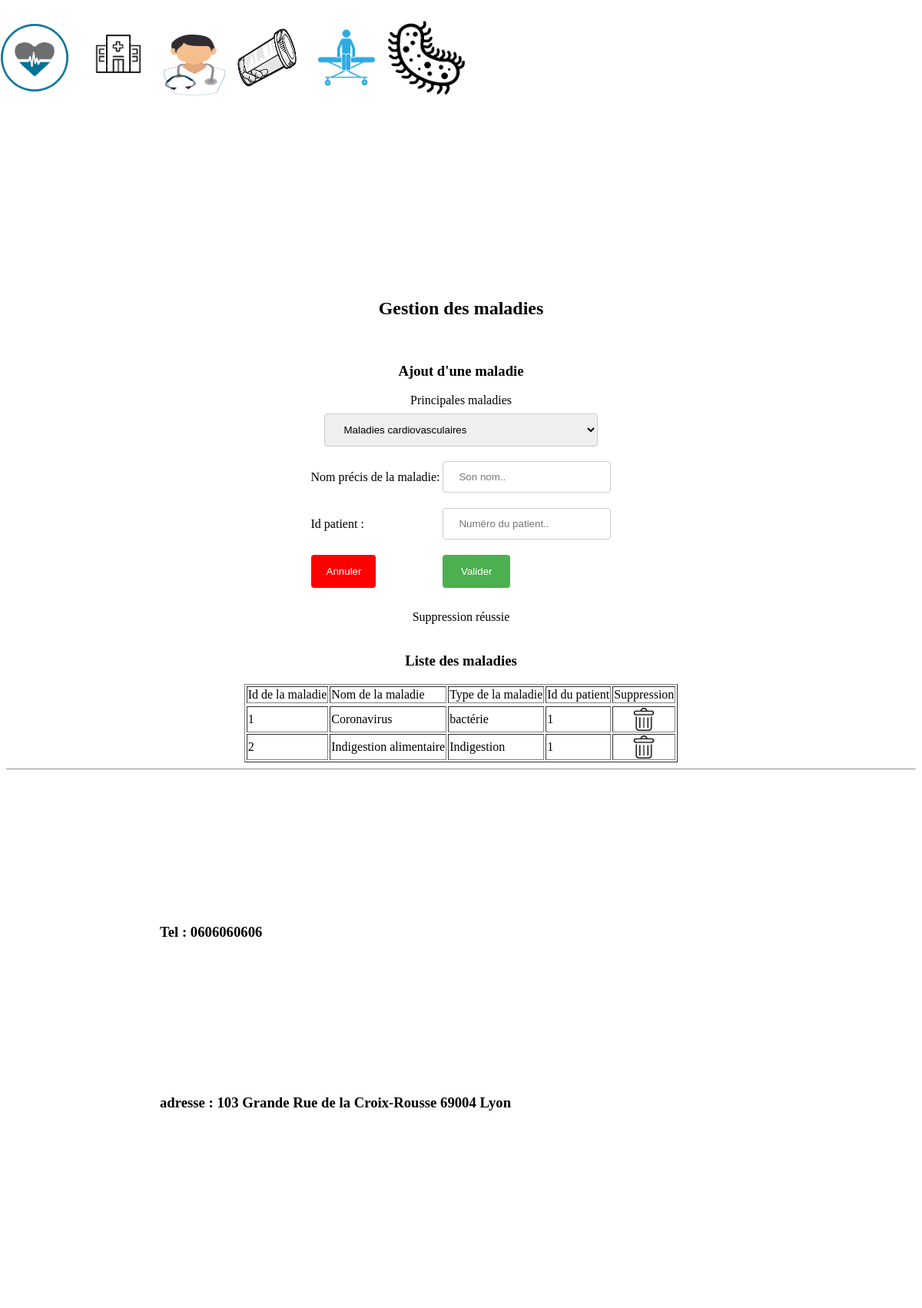
The page /index.php?page=5&idmal=1 on the database its author committed.
### tables this page shows
create table maladie (
	idmal int(11) not null auto_increment,
	nommal varchar(50),
	typemal varchar(50),
	idpat int(11) not null,
	primary key(idmal),
	foreign key (idpat) references patient(idpat)
);

### fonction.php (called while the page is built, shortened)
<?php
function connexion ()
{
	$con = mysqli_connect("localhost", "root", "" ,"medicc");
	return $con;
}
function selectALLmaladie ()
{
	$con = connexion ();
	if( $con != null)
	{
		$requete ="select *  from maladie ;";
		$resultats = mysqli_query($con, $requete);
		return $resultats ;
	}
}
?>

### maladie.php (the view, shortened to what this page needs)
<br/>
<h2> Gestion des maladies </h2>
<br>
<h3> Ajout d'une maladie </h3>
<form method="post" action="">
<table border="0">
<tr><td> Nom précis de la maladie:</td>
	<td> <input type="text" name="nommal" placeholder="Son nom.."></td>
</tr>
<div class="pm">
    <label for="typemal">Principales maladies</label>
    <select id="typemal" name="typemal">
	  <option value="Maladies cardiovasculaires">Maladies cardiovasculaires</option>
      </select>
  		</form>
<tr><td> Id patient :</td>
	<td> <input type="text" name="idpat" placeholder="Numéro du patient.."></td>
</tr>
<tr> <td>
<input type="reset" name="Annuler" value="Annuler">
	</td>
	<td>
<input type="submit" name="Valider" value="Valider">
	</td>
</tr>
	<?php
		if(isset($_GET['idmal']))
		{
			echo "<br/> Suppression réussie </br>";
		}
	?>
<br/>
<h3> Liste des maladies </h3>
<table border = 1>
<tr> <td> Id de la maladie </td>
	<td> Nom de la maladie </td>
	<td> Type de la maladie </td>
	<td> Id du patient </td>
	<td> Suppression </td>
<tr>
	<?php
	$lesmaladies = selectALLmaladie ();
	foreach($lesmaladies as $unemaladie)
	{
	echo "<tr>	<td>".$unemaladie['idmal']."</td>
				<td>".$unemaladie['nommal']."</td>
				<td>".$unemaladie['typemal']."</td>
				<td>".$unemaladie['idpat']."</td>
				<td> <center> <a href='index.php?page=5&idmal=".$unemaladie['idmal']."'>
					<img src = 'image/supprimer.png'
					width='30' height='30'> </center>
					 </a></td>
				</tr>";
	}
	?>
</table>

### index.php (style rules this page uses)
body { background-image: url(image/adn.png); }

### maladie.php (style rules this page uses)
input[type=text], select { width: 100%; padding: 12px 20px; margin: 8px 0; display: inline-block; border: 1px solid #ccc; border-radius: 4px; box-sizing: border-box; }
input[type=submit] { width: 40%; background-color: #4CAF50; color: white; padding: 14px 20px; margin: 8px 0; border: none; border-radius: 4px; cursor: pointer; }
.pm { width: 30%; }
input[type=reset] { width: 50%; background-color: red; color: white; padding: 14px 20px; margin: 8px 0; border: none; border-radius: 4px; cursor: pointer; }

### rows shown on the page
maladie: idmal "1", nommal "Coronavirus", typemal "bactérie", idpat "1"
maladie: idmal "2", nommal "Indigestion alimentaire", typemal "Indigestion", idpat "1"
